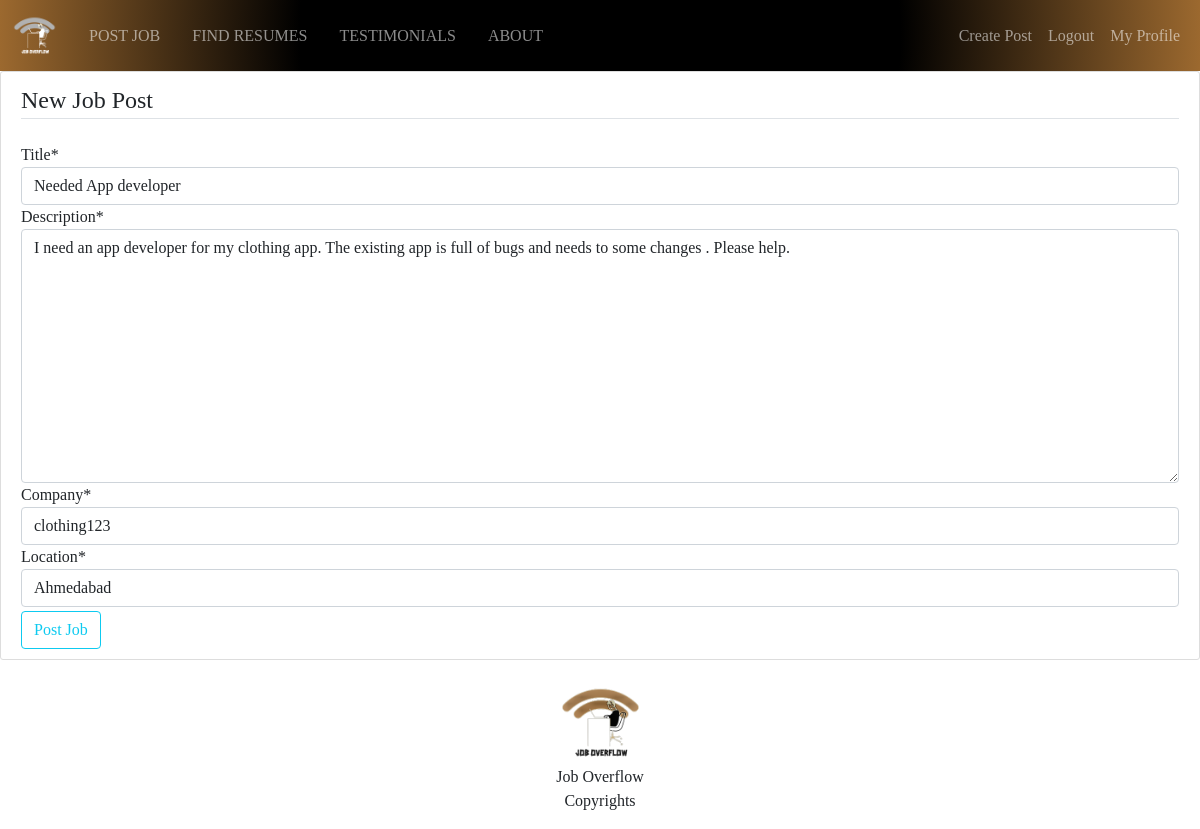
/jobs/2/update (signed in), run on an earlier commit of the app's database.
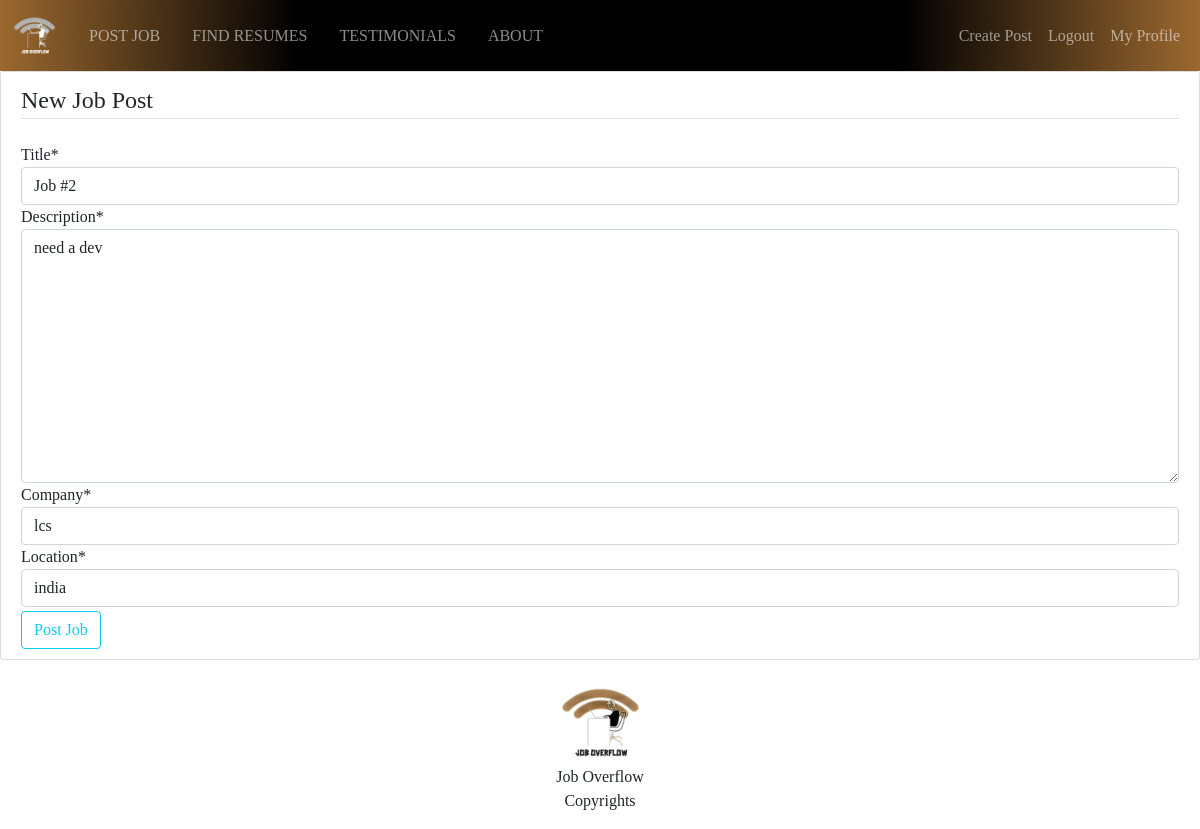
And on a later commit of the database.
### jobs/models.py (models this page shows, shortened)
class JobPost(models.Model):
    title = models.CharField(max_length=200)
    description = models.TextField()
    recruiter = models.ForeignKey(User, on_delete=models.CASCADE)
    company = models.CharField(max_length=200, default="", null=True)
    stipend = models.FloatField(blank=True, null=True)
    location = models.CharField(max_length=255)
    link = models.URLField(null=True, blank=True)
    date_posted = models.DateTimeField(default=timezone.now)
    skills_req = models.CharField(
        max_length=200, default="No skills required.", null=True)

### jobs/views.py (the view, shortened to what this page needs)
# urls.py: path('jobs/<int:pk>/update', JobUpdateView.as_view(), name='jobs-update'),
class JobUpdateView(LoginRequiredMixin, UserPassesTestMixin, UpdateView):
    model = JobPost
    fields = ['title', 'description', 'company', 'location']
    def test_func(self):
        job = self.get_object()
        if job.recruiter == self.request.user:
            return True
        else:
            return False

### jobs/templates/jobs/jobpost_form.html (shortened to what this page needs)
{% extends 'jobs/base.html' %}
{% load crispy_forms_tags %}
{% block content %}
<div class='content-section'>
    <form method="POST">
        <fieldset class='form-group'>
            <legend class='border-bottom mb-4'>New Job Post</legend>
            {{ form | crispy}}
        </fieldset>
        <div class='form-group'>
            <button class='btn btn-outline-info mt-1' type='submit'>Post Job</button>
        </div>
    </form>
</div>
{% endblock content %}

What changed in the data, as far as the page shows it:
changed JobPost: title "Needed App developer" → "Job #2"; description "I need an app developer for my clothing app. The existing app is full of bugs and needs to some changes . Please help." → "need a dev"; company "clothing123" → "lcs"; location "Ahmedabad" → "india"
